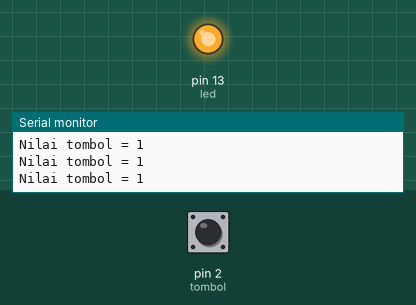
Simulated run of this sketch. Board: Arduino Uno, built with avr-gcc and run on an emulated ATmega328P. On the bench: output pins drawn as LEDs (lit = HIGH), the last lines printed to the serial monitor. The inputs (shaded band) are chosen by the test bench; at power-on: pin 2 (tombol) HIGH.

Above: at 1.2 s.
1.3 s: pin 2 (tombol) pulled LOW for 0.15 s
At 1.41 s:
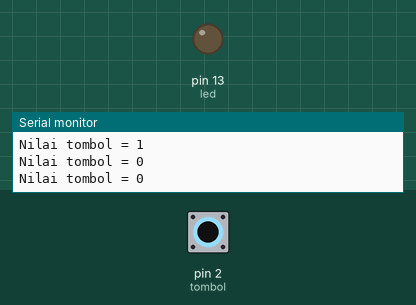
2.9 s: pin 2 (tombol) pulled LOW for 3.2 s
At 6.5 s:
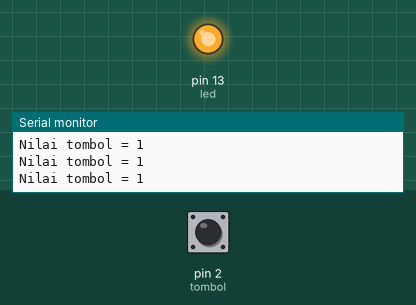
Timing chart, 0 to 8.0 s (numbered marks = the images above; inputs shaded):
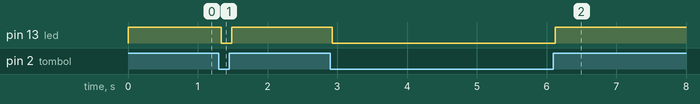

The sketch:

Prak_MCU_2_Tombol.ino
```cpp
byte tombol = 2;
byte led = 13;
int nilai;

void setup() {
pinMode(tombol, INPUT_PULLUP);
pinMode(led, OUTPUT);

Serial.begin(9600);
}

void loop() {
nilai = digitalRead(tombol);
Serial.print("Nilai tombol = ");
Serial.println(nilai);

if (nilai == 1) {
  digitalWrite(led, HIGH);
}
else {
  digitalWrite(led, LOW);
}
}
```

Measured:
- after the input at 1.3 s, pin 13 (led): HIGH → LOW at once, → HIGH 0.15 s later
- after the input at 2.9 s, pin 13 (led): HIGH → LOW at once, → HIGH 3.2 s later
